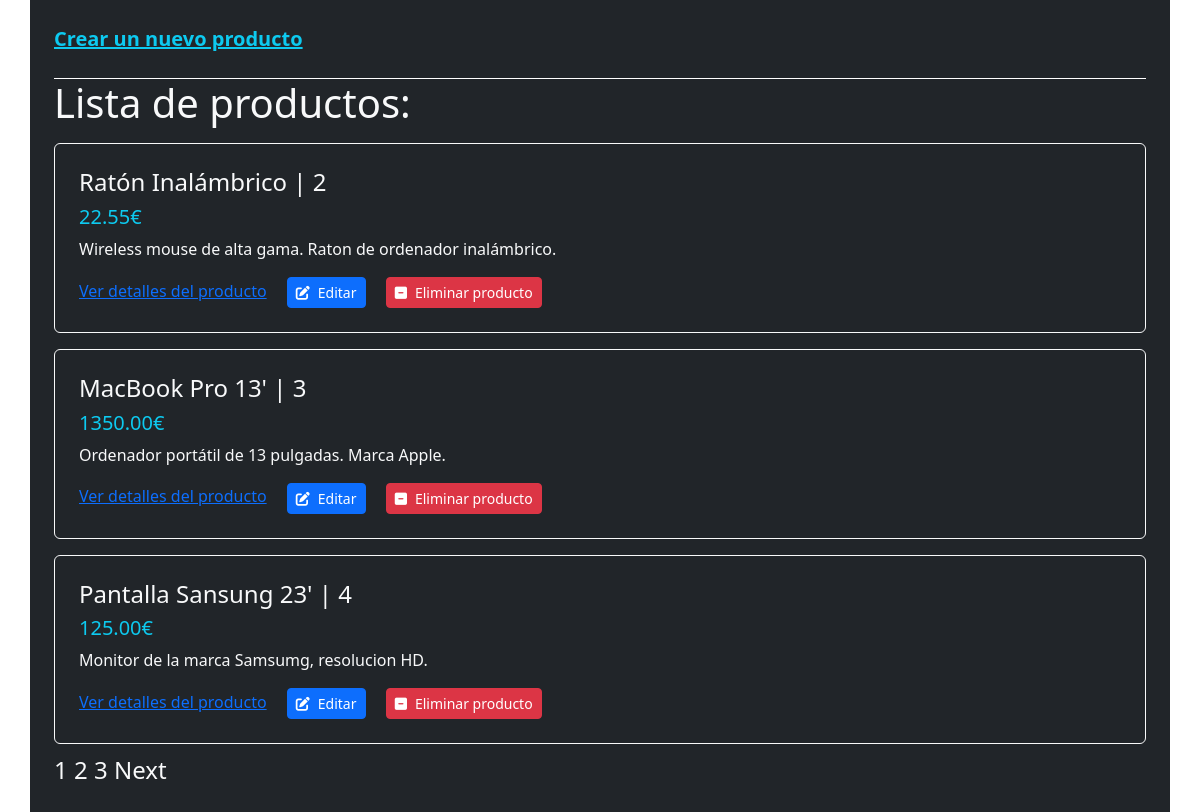
The app's page /gestion with its own data.
### gestion/models.py (models this page shows, shortened)
class Product(models.Model):
    name = models.CharField(max_length=255)
    description = models.TextField()
    price = models.DecimalField(decimal_places=2, max_digits=10)
    category = models.ForeignKey(Category, on_delete=models.CASCADE)

### gestion/views.py (the view)
# urls.py: path("", views.index, name="index"),
def index(req=None):
    products = Product.objects.all()
    products_page = Paginator(products, 3) # Muestra dos productos de la lista
    page_number = req.GET.get('page')
    try:
        products_list = products_page.page(page_number)
    except EmptyPage:
        products_list = products_page.page('1')
        print("Página vacia. Te mandamos a la página 1...")
    except PageNotAnInteger:
        products_list = products_page.page('1')
        print("No has introducido ningún número válido para el paginador. Te mandamos a la página 1...")
    except InvalidPage:
        products_list = products_page.page('1')
        print("Página no válida. Te mandamos a la página 1...")
    except Exception as e:
        print(type(e).__name__, e)
        print("Error genérico")
    return render(req, "index.html", {
        'products': products_list,
        }) # Este es el nombre con el que nos referiremos a los productos en el HTML para hacer for, if... etc

### gestion/templates/index.html (shortened to what this page needs)
{% extends "base_generic.html" %}
{% block my_index %}
<main>
  <div class="my_product_list container bg-dark text-light p-4">
    <div class="mb-4">
      <a href="{% url 'gestion:create_product' %}" class="fs-5 fw-bold text-info">Crear un nuevo producto</a>
    </div>
    <h1 class="border-top border-white">Lista de productos:</h1>
    <ul class="list-group list-unstyled">
      {%for product in products%}
      <li class="list-item p-4 my-2 border border-light rounded">
        <h4 class="fw-light">{{product.name}} | {{product.id}}</h4>
        <h5 class="fw-lighter text-info">{{product.price}}€</h5>
        <p>{{product.description}}</p>
        <a href="{% url 'gestion:show_details' product.id %}" class="my-2">Ver detalles del producto</a>
        <a href="{% url 'gestion:update_product' product.id %}" class="btn btn-sm btn-primary ms-3"><i class="fa-sharp fa-solid fa-pen-to-square me-2"></i>Editar</a>
        <a href="{% url 'gestion:delete' product.id %}" class="btn btn-sm btn-danger ms-3"><i class="fa-sharp fa-solid fa-square-minus me-2"></i>Eliminar producto</a>
      </li>
      {% endfor %}
    </ul>
    <nav class="fs-4">
       {% for i in products.paginator.page_range %}
      <a
        href="?page={{i}}"
        class="text-light link-underline link-underline-opacity-0"
        >{{i}}</a
      >
      {% endfor %} {% if products.has_next %}
      <a
        href="?page={{products.next_page_number}}"
        class="text-light link-underline link-underline-opacity-0"
        >Next</a
      >
      {% endif %}
    </nav>
  </div>
</main>
{% endblock %}

### records on screen
Product: name "Ratón Inalámbrico", id "2", price "22.55", description "Wireless mouse de alta gama. Raton de ordenador inalámbrico."
Product: name "MacBook Pro 13'", id "3", price "1350.00", description "Ordenador portátil de 13 pulgadas. Marca Apple."
Product: name "Pantalla Sansung 23'", id "4", price "125.00", description "Monitor de la marca Samsumg, resolucion HD."

### other values on screen
{{ i }} "1" "2" "3"
